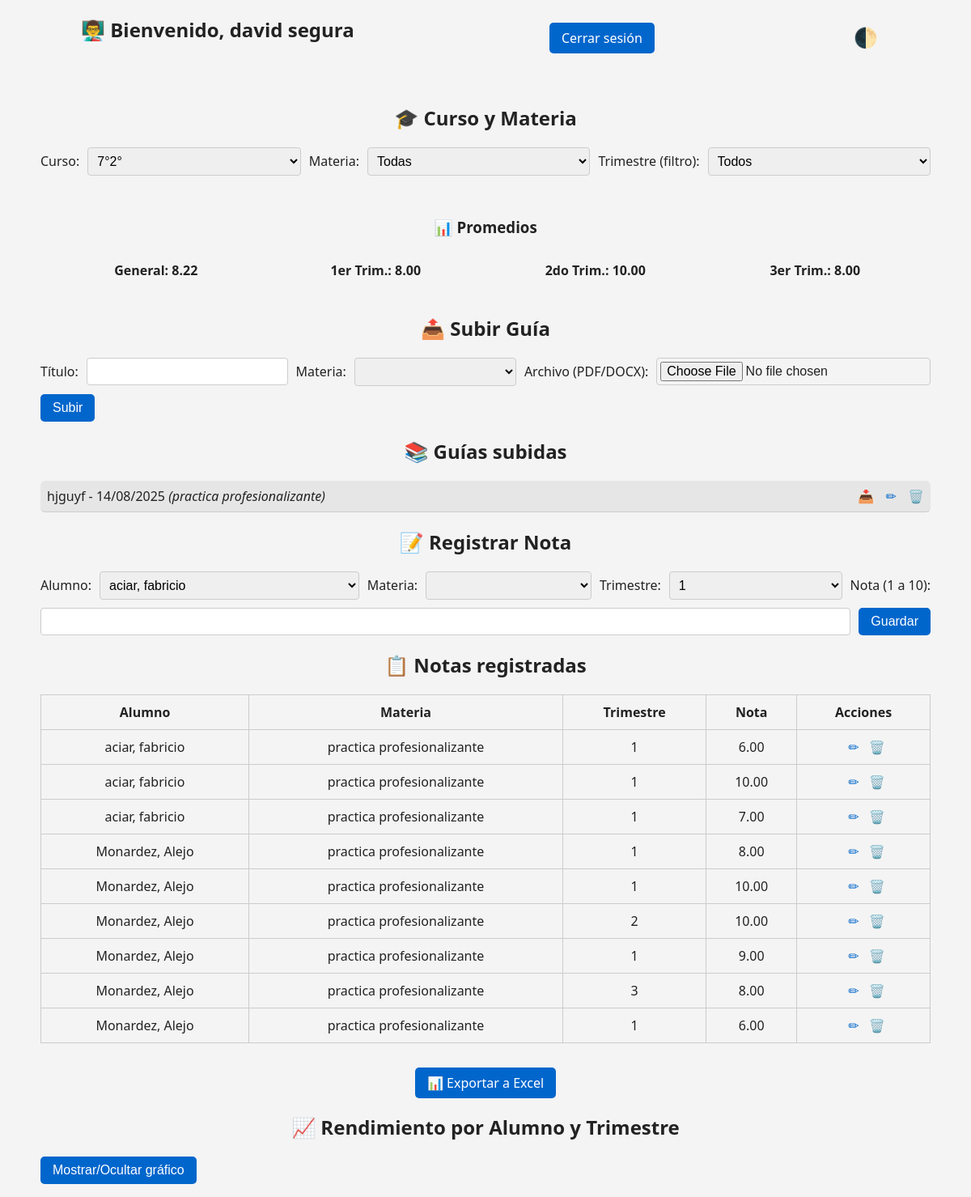
The app's page /colegio/profesor.php (signed in) with its own data.
### tables this page shows
CREATE TABLE `guias` (
  `id` int(11) NOT NULL,
  `titulo` varchar(255) NOT NULL,
  `archivo` varchar(255) NOT NULL,
  `curso` varchar(10) NOT NULL,
  `materia_id` int(11) DEFAULT NULL,
  `fecha_subida` date NOT NULL,
  `profesor_id` int(11) NOT NULL
);

CREATE TABLE `materias` (
  `id` int(11) NOT NULL,
  `nombre` varchar(100) NOT NULL,
  `activo` tinyint(1) NOT NULL DEFAULT 1
);

CREATE TABLE `notas` (
  `id` int(11) NOT NULL,
  `alumno_id` int(11) NOT NULL,
  `profesor_id` int(11) NOT NULL,
  `materia_id` int(11) DEFAULT NULL,
  `nota` decimal(5,2) NOT NULL,
  `trimestre` tinyint(4) DEFAULT NULL,
  `fecha` date NOT NULL
);

CREATE TABLE `usuarios` (
  `id` int(11) NOT NULL,
  `nombre_usuario` varchar(50) DEFAULT NULL,
  `nombre` varchar(50) DEFAULT NULL,
  `apellido` varchar(50) DEFAULT NULL,
  `dni` varchar(20) DEFAULT NULL,
  `curso` varchar(10) DEFAULT NULL,
  `email` varchar(100) DEFAULT NULL,
  `password` varchar(255) DEFAULT NULL,
  `rol` enum('admin','profesor','alumno') NOT NULL
);

### colegio/profesor.php (the view, shortened to what this page needs)
<?php
include("php/conexion.php");
$id_profesor      = $_SESSION['usuario']['id'];
$nombre_profesor  = $_SESSION['usuario']['nombre'] . ' ' . $_SESSION['usuario']['apellido'];
$cursos_result = $conn->prepare("SELECT curso FROM profesor_curso WHERE profesor_id = ?");
$cursos_result->bind_param("i", $id_profesor);
$cursos_result->execute();
$res_cursos = $cursos_result->get_result();
$cursos = [];
while ($fila = $res_cursos->fetch_assoc()) { $cursos[] = $fila['curso']; }
$curso_seleccionado = $_GET['curso'] ?? ($cursos[0] ?? '');
$materia_id_sel = isset($_GET['materia_id']) ? intval($_GET['materia_id']) : 0;
$trimestre_sel  = isset($_GET['trimestre'])  ? intval($_GET['trimestre'])  : 0;
if ($materia_id_sel > 0) {
    $stmt_guias = $conn->prepare("SELECT * FROM guias WHERE curso = ? AND profesor_id = ? AND materia_id = ? ORDER BY fecha_subida DESC");
    $stmt_guias->bind_param("sii", $curso_seleccionado, $id_profesor, $materia_id_sel);
} else {
    $stmt_guias = $conn->prepare("SELECT * FROM guias WHERE curso = ? AND profesor_id = ? ORDER BY fecha_subida DESC");
    $stmt_guias->bind_param("si", $curso_seleccionado, $id_profesor);
}
$stmt_guias->execute();
$guias = $stmt_guias->get_result();
$sql_notas = "
    SELECT n.*, u.nombre, u.apellido, m.nombre AS materia_nombre
    FROM notas n
    JOIN usuarios u ON n.alumno_id = u.id
    LEFT JOIN materias m ON n.materia_id = m.id
    WHERE n.profesor_id = ? AND u.curso = ?
";
$params = [$id_profesor, $curso_seleccionado];
$types  = "is";
$sql_notas .= " ORDER BY u.apellido";
$notas_stmt = $conn->prepare($sql_notas);
$notas_stmt->bind_param($types, ...$params);
$sql_prom = "
    SELECT nota, trimestre
    FROM notas n
    JOIN usuarios u ON n.alumno_id = u.id
    WHERE n.profesor_id = ? AND u.curso = ?
";
$p_params = [$id_profesor, $curso_seleccionado];
$p_types  = "is";
$prom_stmt = $conn->prepare($sql_prom);
$prom_stmt->bind_param($p_types, ...$p_params);
$prom_stmt->execute();
$prom_res = $prom_stmt->get_result();
$sumGeneral = 0; $cntGeneral = 0;
$sumT = [1=>0,2=>0,3=>0]; $cntT = [1=>0,2=>0,3=>0];
while ($r = $prom_res->fetch_assoc()) {
    $nota = (float)$r['nota'];
    $trim = (int)$r['trimestre'];
    $sumGeneral += $nota; $cntGeneral++;
    if (isset($sumT[$trim])) { $sumT[$trim] += $nota; $cntT[$trim]++; }
}
$promedio_curso = $cntGeneral ? round($sumGeneral/$cntGeneral, 2) : 0;
$promTrim1 = $cntT[1] ? round($sumT[1]/$cntT[1], 2) : 0;
$promTrim2 = $cntT[2] ? round($sumT[2]/$cntT[2], 2) : 0;
$promTrim3 = $cntT[3] ? round($sumT[3]/$cntT[3], 2) : 0;
$notas_stmt->execute();
$res_graf = $notas_stmt->get_result();
$notas_stmt->execute();
$notas = $notas_stmt->get_result();
?>
<!DOCTYPE html>
<html lang="es">
<head>
    <link rel="stylesheet" href="css/profesor.css">
</head>
<body>
<header>
    <h1>👨‍🏫 Bienvenido, <?= htmlspecialchars($nombre_profesor) ?></h1>
    <a href="php/cerrar_sesion.php" class="boton-cerrar">Cerrar sesión</a>
    <button onclick="toggleTema()" class="boton-tema" title="Cambiar tema">🌓</button>
</header>
<main>
    <section>
        <h2>🎓 Curso y Materia</h2>
        <form method="GET" class="formulario formulario-curso">
            <label>Curso:</label>
            <select name="curso" id="selectCurso" onchange="this.form.submit()">
                <?php foreach ($cursos as $c): ?>
                    <option value="<?= htmlspecialchars($c) ?>" <?= $c === $curso_seleccionado ? 'selected' : '' ?>>
                        <?= htmlspecialchars($c) ?>
                    </option>
                <?php endforeach; ?>
            </select>
            <label>Materia:</label>
            <select name="materia_id" id="selectMateria" onchange="this.form.submit()">
                <option value="0" <?= $materia_id_sel===0?'selected':'' ?>>Todas</option>
            </select>
            <label>Trimestre (filtro):</label>
            <select name="trimestre" onchange="this.form.submit()">
                <option value="0" <?= $trimestre_sel===0?'selected':'' ?>>Todos</option>
            </select>
        </form>
        <div class="tarjeta-promedios">
            <h3>📊 Promedios <?= $materia_id_sel>0?'(Materia seleccionada)':'' ?></h3>
            <div class="prom-wrapper">
                <div class="prom-item">General: <?= number_format((float)$promedio_curso, 2) ?></div>
                <div class="prom-item">1er Trim.: <?= number_format((float)$promTrim1, 2) ?></div>
                <div class="prom-item">2do Trim.: <?= number_format((float)$promTrim2, 2) ?></div>
                <div class="prom-item">3er Trim.: <?= number_format((float)$promTrim3, 2) ?></div>
            </div>
        </div>
    </section>
    <section>
        <h2>📤 Subir Guía</h2>
        <form action="php/subir_guia.php" method="POST" enctype="multipart/form-data" class="formulario">
            <label>Título:</label>
            <input type="text" name="titulo" required>
            <label>Materia:</label>
            <select name="materia_id" id="materiaParaGuia" required></select>
            <label>Archivo (PDF/DOCX):</label>
            <input type="file" name="archivo" accept=".pdf,.docx" required>
            <button type="submit">Subir</button>
        </form>
    </section>
    <section>
        <h2>📚 Guías subidas</h2>
        <?php if ($guias->num_rows > 0): ?>
            <ul class="lista-guias">
                <?php while ($g = $guias->fetch_assoc()): ?>
                    <li>
                        <span>
                            <?= htmlspecialchars($g['titulo']) ?> - <?= date("d/m/Y", strtotime($g['fecha_subida'])) ?>
                            <?php if (!empty($g['materia_id'])):
                                $mat = $conn->query("SELECT nombre FROM materias WHERE id = " . intval($g['materia_id']))->fetch_assoc();
                            ?>
                                <em>(<?= htmlspecialchars($mat['nombre'] ?? 'Materia') ?>)</em>
                            <?php endif; ?>
                        </span>
                        <span>
                            <a class="icon" href="php/descargar_guia.php?archivo=<?= urlencode($g['archivo']) ?>" title="Ver/Descargar">📥</a>
                            <a class="icon" href="php/editar_guia.php?id=<?= $g['id'] ?>" title="Editar">✏</a>
                            <a class="icon" href="php/eliminar_guia.php?id=<?= $g['id'] ?>" onclick="return confirm('¿Eliminar esta guía?')" title="Eliminar">🗑️</a>
                        </span>
                    </li>
                <?php endwhile; ?>
            </ul>
        <?php else: ?>
            <p>No hay guías subidas para este curso<?= $materia_id_sel>0?' y materia seleccionada':'' ?>.</p>
        <?php endif; ?>
    </section>
    <section>
        <h2>📝 Registrar Nota</h2>
        <form action="php/guardar_nota.php" method="POST" class="formulario">
            <label>Alumno:</label>
            <select name="alumno_id" required>
                <?php
                $alumnos = $conn->query("SELECT id, nombre, apellido FROM usuarios WHERE curso = '" . $conn->real_escape_string($curso_seleccionado) . "' AND rol = 'alumno' ORDER BY apellido");
                while ($a = $alumnos->fetch_assoc()): ?>
                    <option value="<?= $a['id'] ?>"><?= htmlspecialchars($a['apellido'] . ', ' . $a['nombre']) ?></option>
                <?php endwhile; ?>
            </select>
            <label>Materia:</label>
            <select name="materia_id" id="materiaParaNota" required></select>
            <label>Trimestre:</label>
            <select name="trimestre" required>
                <option value="1">1</option>
            </select>
            <label>Nota (1 a 10):</label>
            <input type="number" name="nota" min="1" max="10" step="0.01" required>
            <button type="submit">Guardar</button>
        </form>
    </section>
    <section>
        <h2>📋 Notas registradas</h2>
        <?php if ($notas->num_rows > 0): ?>
            <table class="tabla-notas">
                <thead>
                    <tr>
                        <th>Alumno</th>
                        <th>Materia</th>
                        <th>Trimestre</th>
                        <th>Nota</th>
                        <th>Acciones</th>
                    </tr>
                </thead>
                <tbody>
                <?php while ($n = $notas->fetch_assoc()): ?>
                    <tr>
                        <td data-label="Alumno"><?= htmlspecialchars($n['apellido'] . ', ' . $n['nombre']) ?></td>
                        <td data-label="Materia"><?= htmlspecialchars($n['materia_nombre'] ?? 'Sin materia') ?></td>
                        <td data-label="Trimestre"><?= (int)$n['trimestre'] ?></td>
                        <td data-label="Nota"><?= $n['nota'] ?></td>
                        <td data-label="Acciones">
                            <a class="icon" href="php/editar_nota.php?id=<?= $n['id'] ?>" title="Editar">✏</a>
                            <a class="icon" href="php/eliminar_nota.php?id=<?= $n['id'] ?>" onclick="return confirm('¿Eliminar esta nota?')" title="Eliminar">🗑️</a>
                        </td>
                    </tr>
                <?php endwhile; ?>
                </tbody>
            </table>
            <p class="acciones">
                <a class="boton-exportar" href="php/exportar_notas_excel.php?curso=<?= urlencode($curso_seleccionado) ?>&materia_id=<?= $materia_id_sel ?>">📊 Exportar a Excel</a>
            </p>
        <?php else: ?>
            <p>No hay notas registradas.</p>
        <?php endif; ?>
    </section>
    <section>
        <h2>📈 Rendimiento por Alumno y Trimestre<?= $materia_id_sel>0?' (Materia seleccionada)':'' ?></h2>
        <button onclick="toggleGrafico()">Mostrar/Ocultar gráfico</button>
    </section>
</main>
</body>
</html>

### colegio/css/profesor.css (style rules this page uses)
body { font-family: Arial, sans-serif; background-color: #f4f4f4; color: #333; margin: 0; padding: 20px; transition: background-color 0.3s, color 0.3s; }
header { display: flex; flex-wrap: wrap; justify-content: space-between; align-items: center; margin-bottom: 30px; gap: 10px; }
h1 { margin: 0; font-size: 1.5em; }
main { max-width: 1000px; margin: auto; padding: 10px; }
.formulario-curso { display: flex; gap: 10px; align-items: center; margin-bottom: 20px; flex-wrap: wrap; }
select, input, button { padding: 8px; border-radius: 6px; border: 1px solid #ccc; font-size: 1em; }
button { background-color: #007bff; color: white; cursor: pointer; transition: background-color 0.3s; }
.lista-guias { list-style: none; padding: 0; }
.lista-guias li { background-color: #e6e6e6; padding: 10px; margin: 6px 0; border-radius: 6px; display: flex; justify-content: space-between; align-items: center; }
table { width: 100%; border-collapse: collapse; margin-top: 15px; }
table, th, td { border: 1px solid #ccc; }
th, td { padding: 10px; text-align: center; }
.boton-tema { background: none; border: none; font-size: 1.5em; cursor: pointer; }
.boton-cerrar { padding: 8px 16px; background-color: #cc0000; color: white; border: none; border-radius: 6px; cursor: pointer; text-decoration: none; }
.boton-exportar { display: inline-block; margin-top: 10px; padding: 8px 16px; background-color: #28a745; color: white; text-decoration: none; border-radius: 6px; transition: background-color 0.3s; }
.acciones { text-align: center; margin-top: 20px; }
body { font-family: 'Segoe UI', sans-serif; margin: 0; padding: 0; background-color: #f4f4f4; color: #222; transition: background-color 0.3s, color 0.3s; }
header, main { max-width: 1000px; margin: auto; padding: 20px; }
h1, h2, h3 { text-align: center; margin-bottom: 20px; }
a { text-decoration: none; color: #0066cc; transition: color 0.3s; }
button, input[type="submit"], .boton-cerrar, .boton-exportar { background-color: #0066cc; color: white; border: none; padding: 8px 15px; border-radius: 5px; cursor: pointer; transition: background-color 0.3s; }
.boton-cerrar { float: right; margin-left: 10px; }
.boton-tema { float: right; }
form { margin-bottom: 20px; display: flex; flex-wrap: wrap; gap: 10px; align-items: center; }
input, select { padding: 7px; border-radius: 4px; border: 1px solid #ccc; flex-grow: 1; min-width: 200px; }
input[type="file"] { padding: 4px; }
.formulario-curso select { min-width: 150px; }
table { width: 100%; border-collapse: collapse; margin-top: 10px; }
table th, table td { border: 1px solid #ccc; padding: 10px; text-align: center; }
.lista-guias li { padding: 8px; border-bottom: 1px solid #ccc; display: flex; justify-content: space-between; align-items: center; }
.lista-guias a { margin-left: 10px; }

### colegio/profesor.php (style rules this page uses)
main { max-width: 1100px; margin: 0 auto; padding: 16px; }
.tarjeta-promedios { border-radius: 10px; padding: 12px; margin: 10px 0 22px; }
.prom-wrapper { display: grid; grid-template-columns: repeat(4,1fr); gap: 10px; }
.prom-item { border-radius: 8px; padding: 10px 12px; font-weight: 600; text-align: center; }
.icon { margin-left: 8px; }

### records on screen
guias: titulo "hjguyf", fecha_subida "14/08/2025", materia.nombre "practica profesionalizante"
notas: alumno.nombre "aciar, fabricio", materia.nombre "practica profesionalizante", trimestre "1", nota "6.00"
notas: alumno.nombre "aciar, fabricio", materia.nombre "practica profesionalizante", trimestre "1", nota "10.00"
notas: alumno.nombre "aciar, fabricio", materia.nombre "practica profesionalizante", trimestre "1", nota "7.00"
notas: alumno.nombre "Monardez, Alejo", materia.nombre "practica profesionalizante", trimestre "1", nota "8.00"
notas: alumno.nombre "Monardez, Alejo", materia.nombre "practica profesionalizante", trimestre "1", nota "10.00"
notas: alumno.nombre "Monardez, Alejo", materia.nombre "practica profesionalizante", trimestre "2", nota "10.00"
notas: alumno.nombre "Monardez, Alejo", materia.nombre "practica profesionalizante", trimestre "1", nota "9.00"
notas: alumno.nombre "Monardez, Alejo", materia.nombre "practica profesionalizante", trimestre "3", nota "8.00"
notas: alumno.nombre "Monardez, Alejo", materia.nombre "practica profesionalizante", trimestre "1", nota "6.00"

### other values on screen
$nombre_profesor "david segura"
$promedio_curso "8.22"
$promTrim1 "8.00"
$promTrim2 "10.00"
$promTrim3 "8.00"
form field curso "7°2°"
form field alumno_id "aciar, fabricio"
